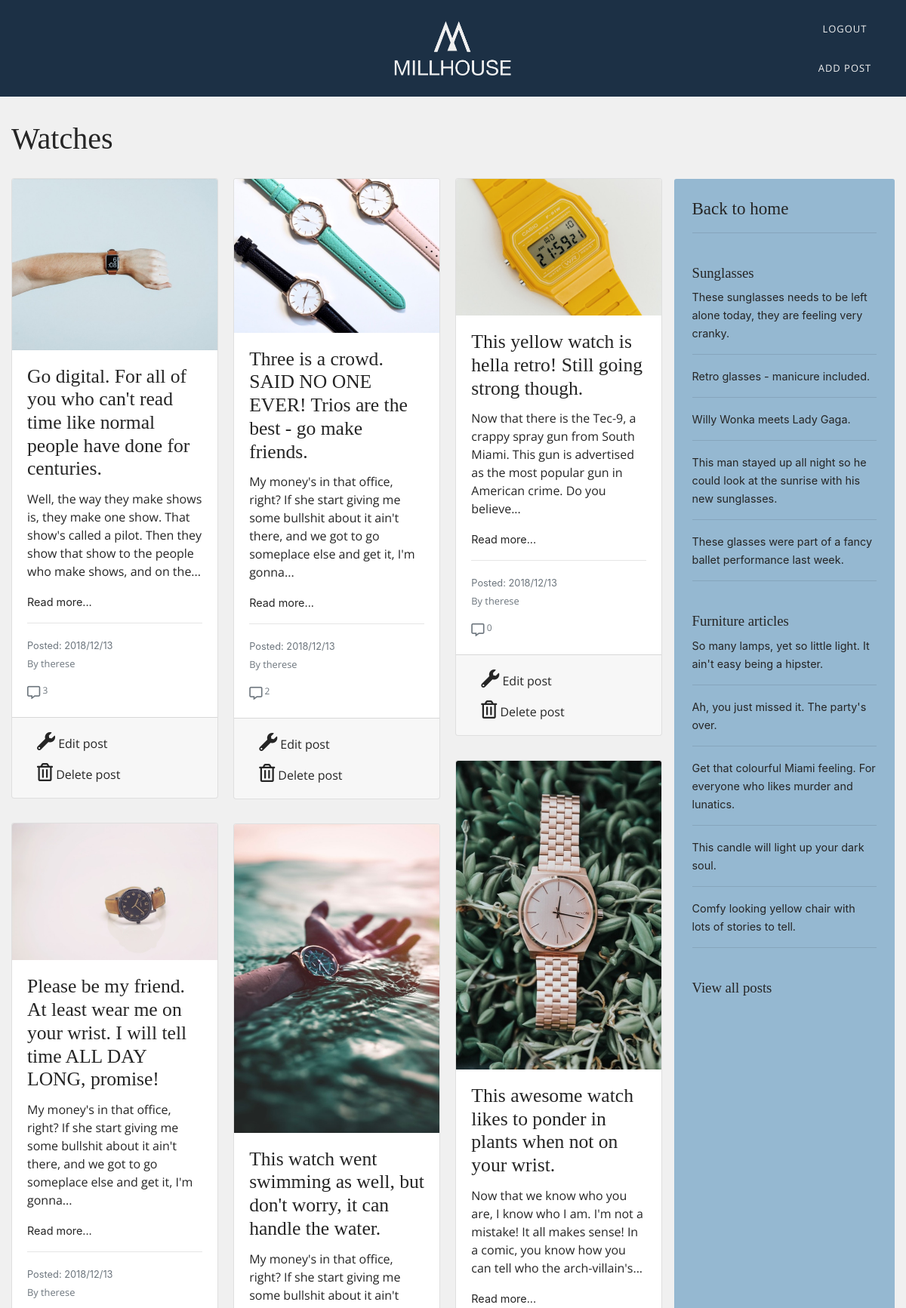
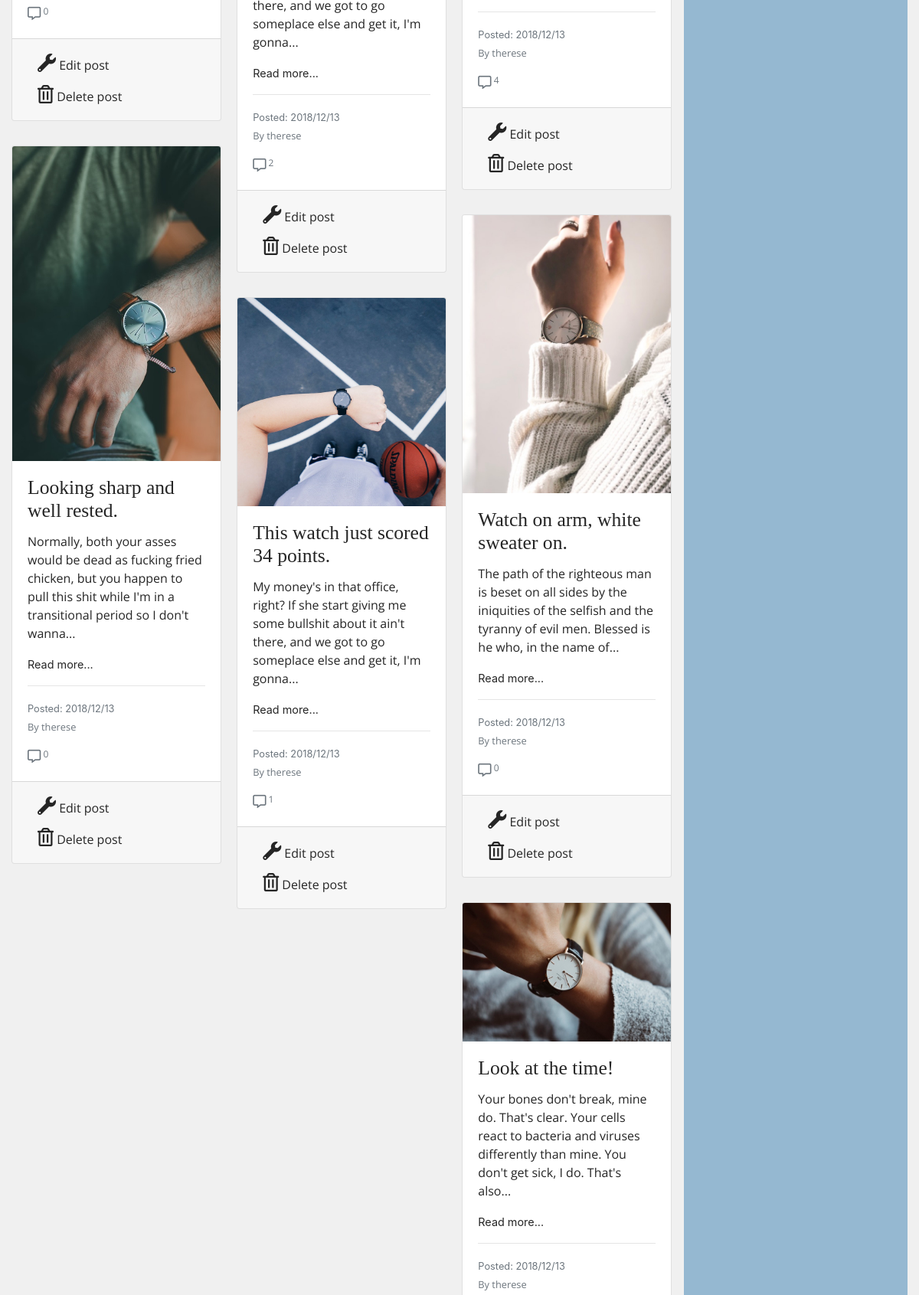
/views/watches.php (signed in, upper part), run on the app's committed database (2 pictures, top to bottom).
### tables this page shows
CREATE TABLE `posts` (
  `id` int(11) NOT NULL,
  `title` varchar(200) NOT NULL,
  `description` longtext NOT NULL,
  `created_by` varchar(100) NOT NULL,
  `image` varchar(200) NOT NULL,
  `category_id` int(11) NOT NULL,
  `post_date` varchar(100) NOT NULL
);

### classes/call.php (called while the page is built, shortened)
<?php
include 'db_con.php';
include 'Posts.php';
include 'Comments.php';
include 'Validation.php';
$posts = new Posts($pdo);
$comments = new Comments($pdo);
$val = new Validation($pdo);

### classes/Posts.php (called while the page is built, shortened)
<?php
class Posts
{
    private $pdo;
    function __construct($pdo)
    {
      $this->pdo = $pdo;
    }
    public function getLatestCategoryPosts($category_id, $number_of_posts)
    {
        $statement = $this->pdo->prepare("SELECT * FROM posts WHERE category_id = $category_id ORDER BY id DESC LIMIT $number_of_posts");
        $statement->execute();
        $get_category_posts = $statement->fetchAll(PDO::FETCH_ASSOC);
        return $get_category_posts;
    }
}

### classes/Comments.php (called while the page is built, shortened)
<?php
class Comments
{
    private $pdo;
    function __construct($pdo)
    {
      $this->pdo = $pdo;
    }
    public function getCommentsWithId($post_id)
    {
        $comments_to_print = $this->pdo->prepare("SELECT * FROM comments WHERE post_id = :post_id");
        $comments_to_print->execute(
            [
                ":post_id" => $post_id
            ]
        );
        return $comments_to_print;
    }
    public function countingComments($comments_to_print){
        if(!empty($comments_to_print)){
            $count=0;
            foreach($comments_to_print as $comment)
            {
                $count++;
            }
            return $count;
        }
    }
}

### classes/Validation.php (called while the page is built, shortened)
<?php
class Validation
{
    private $pdo;
    function __construct($pdo)
    {
      $this->pdo = $pdo;
    }
    public function isAdmin()
    {
        if (isset($_SESSION['user_id']))
        {
            $statement = $this->pdo->prepare("SELECT id as admin_rights FROM users JOIN admin ON id = user_id");
            $statement->execute();
            $is_admin = $statement->fetch();
            if ($_SESSION["user_id"] == (int)$is_admin)
            {
                return true;
            }
        }
    }
}

### includes/views_foreach.php (the view)
<?php foreach($category_posts as $post):
$post_id = $post["id"]; ?>
<div class="card">
	<a href="single_post.php?post_id=<?=$post["id"]?>">
	<img class="card-img-top" src="../images/<?= $post["image"]; ?>" alt="Blogpost image">
	</a>
	<div class="card-body">
		<h2 class="card-title"><?= $post["title"]; ?></h2>
		<?php $str = $post["description"];
		if( strlen($str) > 150) {
		$str = explode( "\n", wordwrap($str, 150));
		$str = $str[0] . '...';
		}
		$comments_to_print = $comments->getCommentsWithId($post_id);
		$counter = $comments->countingComments($comments_to_print);
		?>
		<p class="card-text"><?= $str; ?></p>
		<a href="single_post.php?post_id=<?=$post["id"]?>">Read more...</a>
		<hr>
		<small class="text-muted">
		<?= "Posted: " . $post["post_date"] . "<br>"; ?>
		</small>
		<p class="card-text"><small class="text-muted">By <?= $post["created_by"]; ?></small></p>
		<a href="../views/single_post.php?post_id=<?=$post["id"]?>#commentarea"><small class="text-muted"><i class="far fa-comment-alt d-inline"></i></small><p class="d-inline text-muted comment-number align-top"> <?= $counter; ?></p></a>
	</div>
	<?php if($val->isAdmin()){?>
		<div class="card-footer">
			<a href="edit_post.php?post_id=<?=$post["id"]?>" class="btn btn-default"><span><i class="fas fa-wrench"></i> Edit post</span></a>
			<a href="../index.php?delete_post=<?=$post["id"]?>" class="btn btn-default"><span><i class="far fa-trash-alt"></i> Delete post</span></a>
		</div>
	<?php } ?>
</div>
<?php endforeach;?>

### includes/index_sidebar_foreach_category_post.php
<?php
foreach($category_posts as $post):?>
    <li>
    <a href="../views/single_post.php?post_id=<?=$post["id"]?>"> <?=$post["title"]?></a>
    </li>
    <hr>
<?php endforeach; ?>

### css/style.css (style rules this page uses)
h1, h2, h3, h4, label { font-family: 'Merriweather', serif; color: #252525; }
h2 { font-size: 1.6rem; }
p, span { font-family: 'Open Sans', sans-serif; color: #252525; }
a { color: #252525; font-size: 0.9em; overflow-wrap: break-word; }
body { background-color: #F0F0F0; }
.card { margin: 20px 0px; }
.comment-number { font-size: 12px; }
i { font-size: 1.5em; }

### data on the page
posts: image (picture), title "Go digital. For all of you who can't read time like normal people have done for centuries.", description "Well, the way they make shows is, they make one show. That show's called a pilot. Then they show that show to the people who make shows, and on the...", post_date "2018/12/13", created_by "therese", counter "3"
posts: image (picture), title "Please be my friend. At least wear me on your wrist. I will tell time ALL DAY LONG, promise!", description "My money's in that office, right? If she start giving me some bullshit about it ain't there, and we got to go someplace else and get it, I'm gonna...", post_date "2018/12/13", created_by "therese", counter "0"
posts: image (picture), title "Looking sharp and well rested.", description "Normally, both your asses would be dead as fucking fried chicken, but you happen to pull this shit while I'm in a transitional period so I don't wanna...", post_date "2018/12/13", created_by "therese", counter "0"
posts: image (picture), title "Three is a crowd. SAID NO ONE EVER! Trios are the best - go make friends.", description "My money's in that office, right? If she start giving me some bullshit about it ain't there, and we got to go someplace else and get it, I'm gonna...", post_date "2018/12/13", created_by "therese", counter "2"
posts: image (picture), title "This watch went swimming as well, but don't worry, it can handle the water.", description "My money's in that office, right? If she start giving me some bullshit about it ain't there, and we got to go someplace else and get it, I'm gonna...", post_date "2018/12/13", created_by "therese", counter "2"
posts: image (picture), title "This watch just scored 34 points.", description "My money's in that office, right? If she start giving me some bullshit about it ain't there, and we got to go someplace else and get it, I'm gonna...", post_date "2018/12/13", created_by "therese", counter "1"
posts: image (picture), title "This yellow watch is hella retro! Still going strong though.", description "Now that there is the Tec-9, a crappy spray gun from South Miami. This gun is advertised as the most popular gun in American crime. Do you believe...", post_date "2018/12/13", created_by "therese", counter "0"
posts: image (picture), title "This awesome watch likes to ponder in plants when not on your wrist.", description "Now that we know who you are, I know who I am. I'm not a mistake! It all makes sense! In a comic, you know how you can tell who the arch-villain's...", post_date "2018/12/13", created_by "therese", counter "4"
posts: image (picture), title "Watch on arm, white sweater on.", description "The path of the righteous man is beset on all sides by the iniquities of the selfish and the tyranny of evil men. Blessed is he who, in the name of...", post_date "2018/12/13", created_by "therese", counter "0"
posts: image (picture), title "Look at the time!", description "Your bones don't break, mine do. That's clear. Your cells react to bacteria and viruses differently than mine. You don't get sick, I do. That's also...", post_date "2018/12/13", created_by "therese"
posts: title "These sunglasses needs to be left alone today, they are feeling very cranky."
posts: title "Retro glasses - manicure included."
posts: title "Willy Wonka meets Lady Gaga."
posts: title "This man stayed up all night so he could look at the sunrise with his new sunglasses."
posts: title "These glasses were part of a fancy ballet performance last week."
posts: title "So many lamps, yet so little light. It ain't easy being a hipster."
posts: title "Ah, you just missed it. The party's over."
posts: title "Get that colourful Miami feeling. For everyone who likes murder and lunatics."
posts: title "This candle will light up your dark soul."
posts: title "Comfy looking yellow chair with lots of stories to tell."
